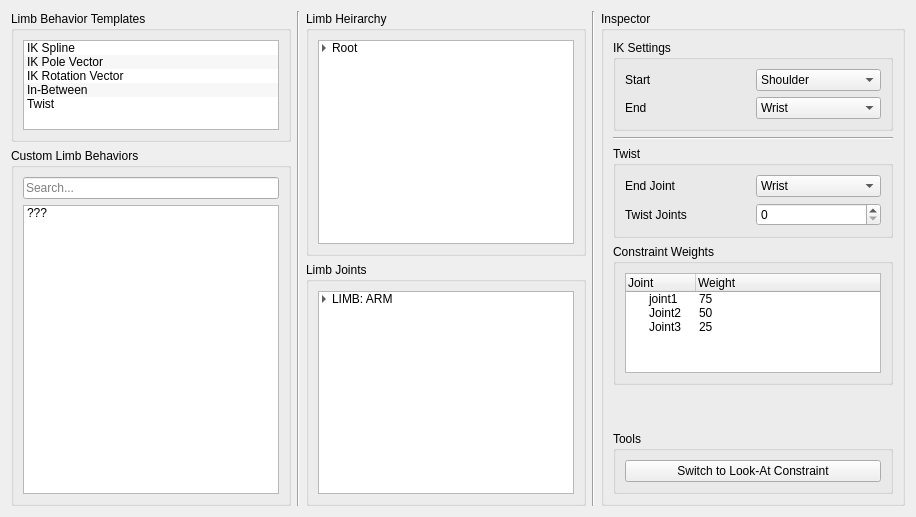
        <widget class="QWidget" name="tab_9">
         <attribute name="title">
          <string>Controller Behaviours</string>
         </attribute>
         <layout class="QHBoxLayout" name="horizontalLayout_48">
          <item>
           <layout class="QHBoxLayout" name="horizontalLayout_30">
            <item>
             <layout class="QVBoxLayout" name="verticalLayout_36">
              <item>
               <widget class="QGroupBox" name="groupBox_22">
                <property name="title">
                 <string>Limb Behavior Templates</string>
                </property>
                <layout class="QHBoxLayout" name="horizontalLayout_32">
                 <item>
                  <widget class="QListWidget" name="listWidget_9">
                   <property name="sizePolicy">
                    <sizepolicy hsizetype="Expanding" vsizetype="Maximum">
                     <horstretch>0</horstretch>
                     <verstretch>0</verstretch>
                    </sizepolicy>
                   </property>
                   <property name="maximumSize">
                    <size>
                     <width>16777215</width>
                     <height>90</height>
                    </size>
                   </property>
                   <property name="alternatingRowColors">
                    <bool>true</bool>
                   </property>
                   <item>
                    <property name="text">
                     <string>IK Spline</string>
                    </property>
                   </item>
                   <item>
                    <property name="text">
                     <string>IK Pole Vector</string>
                    </property>
                   </item>
                   <item>
                    <property name="text">
                     <string>IK Rotation Vector</string>
                    </property>
                   </item>
                   <item>
                    <property name="text">
                     <string>In-Between</string>
                    </property>
                   </item>
                   <item>
                    <property name="text">
                     <string>Twist</string>
                    </property>
                   </item>
                  </widget>
                 </item>
                </layout>
               </widget>
              </item>
              <item>
               <widget class="QGroupBox" name="groupBox_18">
                <property name="title">
                 <string>Custom Limb Behaviors</string>
                </property>
                <layout class="QHBoxLayout" name="horizontalLayout_49">
                 <item>
                  <layout class="QVBoxLayout" name="verticalLayout_40">
                   <item>
                    <widget class="QLineEdit" name="lineEdit_10">
                     <property name="placeholderText">
                      <string>Search...</string>
                     </property>
                    </widget>
                   </item>
                   <item>
                    <widget class="QListWidget" name="listWidget_10">
                     <property name="toolTip">
                      <string>Created in CONTROLLERS tab by right clicking on Limb &gt; &quot;Save Limb Template&quot;</string>
                     </property>
                     <property name="dragDropMode">
                      <enum>QAbstractItemView::DragOnly</enum>
                     </property>
                     <property name="alternatingRowColors">
                      <bool>true</bool>
                     </property>
                     <item>
                      <property name="text">
                       <string>???</string>
                      </property>
                     </item>
                    </widget>
                   </item>
                  </layout>
                 </item>
                </layout>
               </widget>
              </item>
             </layout>
            </item>
            <item>
             <widget class="Line" name="line_12">
              <property name="orientation">
               <enum>Qt::Vertical</enum>
              </property>
             </widget>
            </item>
            <item>
             <layout class="QVBoxLayout" name="verticalLayout_64">
              <item>
               <widget class="QGroupBox" name="groupBox_33">
                <property name="title">
                 <string>Limb Heirarchy</string>
                </property>
                <layout class="QHBoxLayout" name="horizontalLayout_45">
                 <item>
                  <layout class="QVBoxLayout" name="verticalLayout_65">
                   <item>
                    <widget class="QTreeWidget" name="treeWidget_13">
                     <property name="autoScrollMargin">
                      <number>16</number>
                     </property>
                     <property name="alternatingRowColors">
                      <bool>true</bool>
                     </property>
                     <property name="selectionMode">
                      <enum>QAbstractItemView::SingleSelection</enum>
                     </property>
                     <property name="autoExpandDelay">
                      <number>-1</number>
                     </property>
                     <property name="indentation">
                      <number>10</number>
                     </property>
                     <property name="headerHidden">
                      <bool>true</bool>
                     </property>
                     <column>
                      <property name="text">
                       <string notr="true">1</string>
                      </property>
                     </column>
                     <item>
                      <property name="text">
                       <string>Root</string>
                      </property>
                      <item>
                       <property name="text">
                        <string>Spine</string>
                       </property>
                       <item>
                        <property name="text">
                         <string>Arm (M)</string>
                        </property>
                        <item>
                         <property name="text">
                          <string>Hand</string>
                         </property>
                        </item>
                       </item>
                       <item>
                        <property name="text">
                         <string>Head</string>
                        </property>
                       </item>
                       <item>
                        <property name="text">
                         <string>Leg (M)</string>
                        </property>
                       </item>
                       <item>
                        <property name="text">
                         <string>Tail</string>
                        </property>
                       </item>
                      </item>
                     </item>
                    </widget>
                   </item>
                  </layout>
                 </item>
                </layout>
               </widget>
              </item>
              <item>
               <widget class="QGroupBox" name="groupBox_34">
                <property name="title">
                 <string>Limb Joints</string>
                </property>
                <layout class="QVBoxLayout" name="verticalLayout_66">
                 <item>
                  <layout class="QVBoxLayout" name="verticalLayout_67">
                   <item>
                    <widget class="QTreeWidget" name="treeWidget_14">
                     <property name="alternatingRowColors">
                      <bool>true</bool>
                     </property>
                     <property name="selectionMode">
                      <enum>QAbstractItemView::SingleSelection</enum>
                     </property>
                     <property name="indentation">
                      <number>10</number>
                     </property>
                     <property name="headerHidden">
                      <bool>true</bool>
                     </property>
                     <column>
                      <property name="text">
                       <string>1</string>
                      </property>
                     </column>
                     <item>
                      <property name="text">
                       <string>LIMB: ARM</string>
                      </property>
                      <item>
                       <property name="text">
                        <string>CLV [R]</string>
                       </property>
                       <item>
                        <property name="text">
                         <string>SLD [R]</string>
                        </property>
                        <item>
                         <property name="text">
                          <string>ELB [R]</string>
                         </property>
                         <item>
                          <property name="text">
                           <string>WRS [R]</string>
                          </property>
                         </item>
                        </item>
                       </item>
                      </item>
                      <item>
                       <property name="text">
                        <string>CLV [L]</string>
                       </property>
                       <item>
                        <property name="text">
                         <string>SLD [L]</string>
                        </property>
                        <item>
                         <property name="text">
                          <string>ELB [L]</string>
                         </property>
                         <item>
                          <property name="text">
                           <string>WRS [L]</string>
                          </property>
                         </item>
                        </item>
                       </item>
                      </item>
                     </item>
                    </widget>
                   </item>
                  </layout>
                 </item>
                </layout>
               </widget>
              </item>
             </layout>
            </item>
            <item>
             <widget class="Line" name="line_13">
              <property name="orientation">
               <enum>Qt::Vertical</enum>
              </property>
             </widget>
            </item>
            <item>
             <layout class="QVBoxLayout" name="verticalLayout_72">
              <item>
               <widget class="QGroupBox" name="groupBox_36">
                <property name="title">
                 <string>Inspector</string>
                </property>
                <layout class="QHBoxLayout" name="horizontalLayout_46">
                 <item>
                  <layout class="QVBoxLayout" name="verticalLayout_73">
                   <item>
                    <widget class="QGroupBox" name="groupBox_37">
                     <property name="title">
                      <string>IK Settings</string>
                     </property>
                     <layout class="QHBoxLayout" name="horizontalLayout_47">
                      <item>
                       <layout class="QVBoxLayout" name="verticalLayout_74">
                        <item>
                         <layout class="QHBoxLayout" name="horizontalLayout_43">
                          <item>
                           <widget class="QLabel" name="label_8">
                            <property name="text">
                             <string>Start</string>
                            </property>
                           </widget>
                          </item>
                          <item>
                           <widget class="QComboBox" name="comboBox_5">
                            <property name="currentIndex">
                             <number>1</number>
                            </property>
                            <item>
                             <property name="text">
                              <string>Clavical</string>
                             </property>
                            </item>
                            <item>
                             <property name="text">
                              <string>Shoulder</string>
                             </property>
                            </item>
                            <item>
                             <property name="text">
                              <string>Elbow</string>
                             </property>
                            </item>
                            <item>
                             <property name="text">
                              <string>Wrist</string>
                             </property>
                            </item>
                           </widget>
                          </item>
                         </layout>
                        </item>
                        <item>
                         <layout class="QHBoxLayout" name="horizontalLayout_44">
                          <item>
                           <widget class="QLabel" name="label_9">
                            <property name="text">
                             <string>End</string>
                            </property>
                           </widget>
                          </item>
                          <item>
                           <widget class="QComboBox" name="comboBox_6">
                            <property name="currentIndex">
                             <number>3</number>
                            </property>
                            <item>
                             <property name="text">
                              <string>Clavical</string>
                             </property>
                            </item>
                            <item>
                             <property name="text">
                              <string>Shoulder</string>
                             </property>
                            </item>
                            <item>
                             <property name="text">
                              <string>Elbow</string>
                             </property>
                            </item>
                            <item>
                             <property name="text">
                              <string>Wrist</string>
                             </property>
                            </item>
                           </widget>
                          </item>
                         </layout>
                        </item>
                       </layout>
                      </item>
                     </layout>
                    </widget>
                   </item>
                   <item>
                    <widget class="Line" name="line_14">
                     <property name="orientation">
                      <enum>Qt::Horizontal</enum>
                     </property>
                    </widget>
                   </item>
                   <item>
                    <widget class="QGroupBox" name="groupBox_26">
                     <property name="title">
                      <string>Twist</string>
                     </property>
                     <layout class="QVBoxLayout" name="verticalLayout_33">
                      <item>
                       <layout class="QVBoxLayout" name="verticalLayout_76">
                        <item>
                         <layout class="QHBoxLayout" name="horizontalLayout_40">
                          <item>
                           <widget class="QLabel" name="label_16">
                            <property name="text">
                             <string>End Joint</string>
                            </property>
                           </widget>
                          </item>
                          <item>
                           <widget class="QComboBox" name="comboBox_7">
                            <item>
                             <property name="text">
                              <string>Wrist</string>
                             </property>
                            </item>
                           </widget>
                          </item>
                         </layout>
                        </item>
                        <item>
                         <layout class="QHBoxLayout" name="horizontalLayout_50">
                          <item>
                           <widget class="QLabel" name="label_14">
                            <property name="text">
                             <string>Twist Joints</string>
                            </property>
                           </widget>
                          </item>
                          <item>
                           <widget class="QSpinBox" name="spinBox_4"/>
                          </item>
                         </layout>
                        </item>
                       </layout>
                      </item>
                     </layout>
                    </widget>
                   </item>
                   <item>
                    <widget class="QGroupBox" name="groupBox_35">
                     <property name="title">
                      <string>Constraint Weights</string>
                     </property>
                     <layout class="QVBoxLayout" name="verticalLayout_39">
                      <item>
                       <layout class="QVBoxLayout" name="verticalLayout_79">
                        <item>
                         <widget class="QTreeWidget" name="treeWidget_6">
                          <property name="sizePolicy">
                           <sizepolicy hsizetype="Expanding" vsizetype="Maximum">
                            <horstretch>0</horstretch>
                            <verstretch>0</verstretch>
                           </sizepolicy>
                          </property>
                          <property name="maximumSize">
                           <size>
                            <width>16777215</width>
                            <height>100</height>
                           </size>
                          </property>
                          <attribute name="headerCascadingSectionResizes">
                           <bool>true</bool>
                          </attribute>
                          <attribute name="headerDefaultSectionSize">
                           <number>70</number>
                          </attribute>
                          <attribute name="headerMinimumSectionSize">
                           <number>20</number>
                          </attribute>
                          <column>
                           <property name="text">
                            <string>Joint</string>
                           </property>
                          </column>
                          <column>
                           <property name="text">
                            <string>Weight</string>
                           </property>
                          </column>
                          <item>
                           <property name="text">
                            <string>joint1</string>
                           </property>
                           <property name="text">
                            <string>75</string>
                           </property>
                          </item>
                          <item>
                           <property name="text">
                            <string>Joint2</string>
                           </property>
                           <property name="text">
                            <string>50</string>
                           </property>
                          </item>
                          <item>
                           <property name="text">
                            <string>Joint3</string>
                           </property>
                           <property name="text">
                            <string>25</string>
                           </property>
                          </item>
                         </widget>
                        </item>
                       </layout>
                      </item>
                     </layout>
                    </widget>
                   </item>
                   <item>
                    <spacer name="verticalSpacer_5">
                     <property name="orientation">
                      <enum>Qt::Vertical</enum>
                     </property>
                     <property name="sizeHint" stdset="0">
                      <size>
                       <width>20</width>
                       <height>40</height>
                      </size>
                     </property>
                    </spacer>
                   </item>
                   <item>
                    <widget class="QGroupBox" name="groupBox_7">
                     <property name="title">
                      <string>Tools</string>
                     </property>
                     <layout class="QVBoxLayout" name="verticalLayout_51">
                      <item>
                       <layout class="QVBoxLayout" name="verticalLayout_56">
                        <item>
                         <widget class="QPushButton" name="pushButton_30">
                          <property name="text">
                           <string>Switch to Look-At Constraint</string>
                          </property>
                         </widget>
                        </item>
                       </layout>
                      </item>
                     </layout>
                    </widget>
                   </item>
                  </layout>
                 </item>
                </layout>
               </widget>
              </item>
             </layout>
            </item>
           </layout>
          </item>
         </layout>
        </widget>
